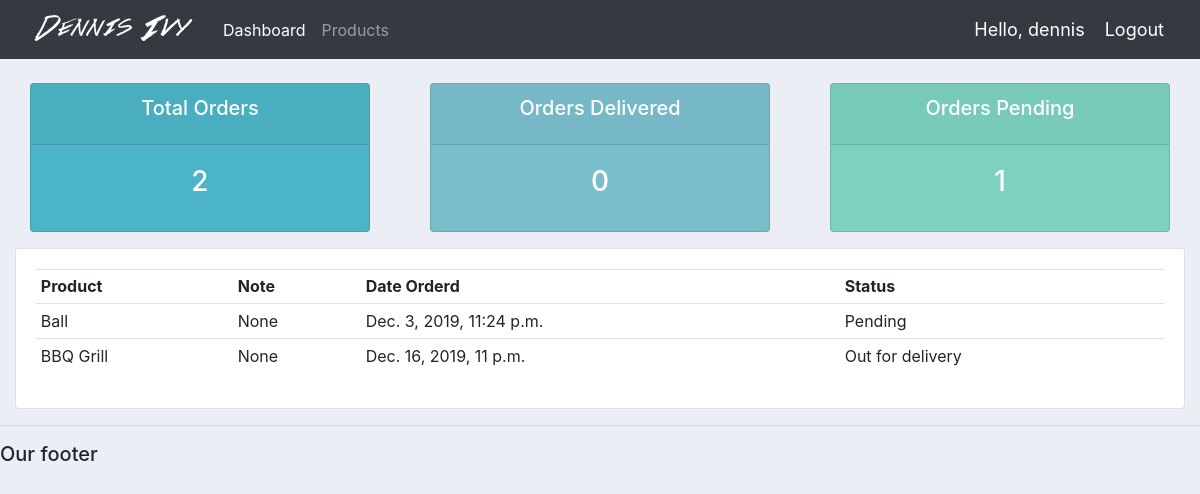
The page /user/ (signed in) on the database its author committed.
### accounts/models.py (models this page shows)
class Order(models.Model):
	STATUS = (
			('Pending', 'Pending'),
			('Out for delivery', 'Out for delivery'),
			('Delivered', 'Delivered'),
			)
	customer = models.ForeignKey(Customer, null=True, on_delete= models.SET_NULL)
	product = models.ForeignKey(Product, null=True, on_delete= models.SET_NULL)
	date_created = models.DateTimeField(auto_now_add=True, null=True)
	status = models.CharField(max_length=200, null=True, choices=STATUS)
	note = models.CharField(max_length=1000, null=True)
	def __str__(self):
		return self.product.name

class Product(models.Model):
	CATEGORY = (
			('Indoor', 'Indoor'),
			('Out Door', 'Out Door'),
			)
	name = models.CharField(max_length=200, null=True)
	price = models.FloatField(null=True)
	category = models.CharField(max_length=200, null=True, choices=CATEGORY)
	description = models.CharField(max_length=200, null=True, blank=True)
	date_created = models.DateTimeField(auto_now_add=True, null=True)
	tags = models.ManyToManyField(Tag)
	def __str__(self):
		return self.name

### accounts/views.py (the view)
# urls.py: path('user/', views.userPage, name="user-page"),
@login_required(login_url='login')
def userPage(request):
	orders = request.user.customer.order_set.all()
	total_orders = orders.count()
	delivered = orders.filter(status='Delivered').count()
	pending = orders.filter(status='Pending').count()
	print('ORDERS:', orders)
	context = {'orders':orders, 'total_orders':total_orders,
	'delivered':delivered,'pending':pending}
	return render(request, 'accounts/user.html', context)

### accounts/templates/accounts/user.html
{%  extends 'accounts/main.html' %}
{% block content %}
{%  include 'accounts/status.html' %}
<div class="row">
	<div class="col-md">
		<div class="card card-body">
			<table class="table table-sm">
				<tr>
					<th>Product</th>
					<th>Note</th>
					<th>Date Orderd</th>
					<th>Status</th>
				</tr>
				{% for order in orders %}
				<tr>
					<td>{{order.product}}</td>
					<td>{{order.note}}</td>
					<td>{{order.date_created}}</td>
					<td>{{order.status}}</td>
				</tr>
				{% endfor %}
			</table>
		</div>
	</div>
</div>
{% endblock content %}

### accounts/templates/accounts/navbar.html (shortened to what this page needs)
{% load static %}
<nav class="navbar navbar-expand-lg navbar-dark bg-dark">
 <img src="{% static 'images/logo.png' %}">
  <div class="collapse navbar-collapse" id="navbarNav">
    <ul class="navbar-nav">
      {% if request.user.is_staff %}
      <li class="nav-item active">
        <a class="nav-link" href="{% url 'home' %}">Dashboard</a>
      </li>
      <li class="nav-item">
        <a class="nav-link" href="{% url 'products' %}">Products</a>
      </li>
      {% else %}
       <li class="nav-item">
        <a class="nav-link" href="{% url 'account' %}">Settings</a>
      </li>
      {% endif %}
    </ul>
  </div>
  <span class="hello-msg">Hello, {{request.user}}</span>
  <span ><a  class="hello-msg" href="{% url 'logout' %}">Logout</a></span>
</nav>

### static/css/main.css (style rules this page uses)
body { background-color: #ebeff5; }

### accounts/templates/accounts/navbar.html (style rules this page uses)
.hello-msg { font-size: 18px; color: #fff; margin-right: 20px; }

### rows shown on the page
Order: product "Ball", note "None", date_created "Dec. 3, 2019, 11:24 p.m.", status "Pending"
Order: product "BBQ Grill", note "None", date_created "Dec. 16, 2019, 11 p.m.", status "Out for delivery"

### other values the page prints
{{ request.user }} "dennis"
{{ total_orders }} "2"
{{ delivered }} "0"
{{ pending }} "1"
